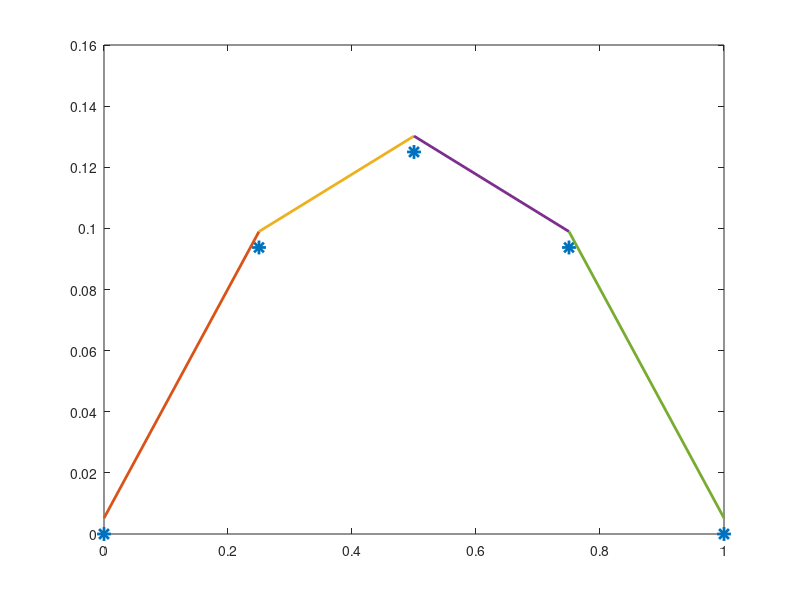

Recreate this plot in MATLAB.
clear

% Parameters
Num = 4; % Number of intervals
NO = Num+1; % Number of points
h = 1/Num;

% mesh construction
elem(:,1) = [1:Num];
elem(:,2) = [1:Num]+1;
node = 0:1/Num:1;

DoFs = 2*Num+NO;
bc = 2*Num+[1,NO];
free = setdiff([1:DoFs],bc);

G = (1/Num)*[1/5 1/4 1/3; 1/4 1/3 1/2; 1/3 1/2 1];
B = [-2/3 -1/3 0 1; -1/2 -1/2 0 1; 0 0 -1 1];

At = B'*(G\B);
bt = [h/2; h/2; 0; 0]; % f = 1

w=[1;1];
q = [-1/sqrt(3);1/sqrt(3)]; 
q = [node(:,1:Num) ;node(:,1:Num)]' + h/2 + h/2*repmat(q',Num,1); %matrix for the quadrature points

A = sparse(DoFs,DoFs);
b = sparse(DoFs,1);

for i = 1:Num
    Index = [2*i-1,2*i,2*Num+elem(i,:)];
%     A = A + sparse(ones(4,1)*Index,Index'*ones(1,4),At,DoFs,DoFs);
    A = A + sparse(repmat(Index,4,1),repmat(Index',1,4),At,DoFs,DoFs);
    b = b + sparse(Index,ones(1,4),bt,DoFs,1);
end

% ufree = A(free,free)\b(free);
u = zeros(DoFs,1);
u(free) = A(free,free)\b(free);
% u(bc) = [0; 0];

plot(node,u(2*Num+1:end),'*','LineWidth',2,'MarkerSize',10)% ub
hold on
plot([node(elem(:,2))',node(elem(:,1))']',[u(1:2:2*Num),u(2:2:2*Num)]','-','LineWidth',2);% u0
%% 
exactu=@(x) x.*(1-x)/2;
exactu(q);
eta1=(1-q)/2;
eta2=(1+q)/2
T1=eta1.*exactu(q);
T2=eta2.*exactu(q);
temp1=h*T1*w;
temp2=h*T2*w;
C=[h/3 h/6;h/6 h/3];
S=C\[temp1'; temp2'];
% plot(node,node.*(1-node)/2,'--','LineWidth',2)

% This is Seulip's change.
